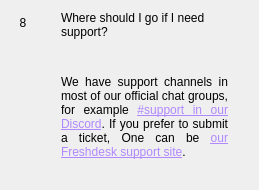
                  <widget class="QWidget" name="widgetFaq8" native="true">
                   <layout class="QHBoxLayout" name="horizontalpage_8" stretch="0,1">
                    <item alignment="Qt::AlignTop">
                     <widget class="QLabel" name="labelNumber8">
                      <property name="minimumSize">
                       <size>
                        <width>24</width>
                        <height>24</height>
                       </size>
                      </property>
                      <property name="maximumSize">
                       <size>
                        <width>16777215</width>
                        <height>24</height>
                       </size>
                      </property>
                      <property name="text">
                       <string>8</string>
                      </property>
                      <property name="alignment">
                       <set>Qt::AlignCenter</set>
                      </property>
                     </widget>
                    </item>
                    <item>
                     <layout class="QVBoxLayout" name="verticalLayoutpage_8">
                      <property name="leftMargin">
                       <number>20</number>
                      </property>
                      <property name="rightMargin">
                       <number>20</number>
                      </property>
                      <item>
                       <widget class="QLabel" name="labelSubtitle8">
                        <property name="text">
                         <string>Where should I go if I need support?</string>
                        </property>
                        <property name="wordWrap">
                         <bool>true</bool>
                        </property>
                       </widget>
                      </item>
                      <item>
                       <spacer name="verticalSpacer_80">
                        <property name="orientation">
                         <enum>Qt::Vertical</enum>
                        </property>
                        <property name="sizeType">
                         <enum>QSizePolicy::Fixed</enum>
                        </property>
                        <property name="sizeHint" stdset="0">
                         <size>
                          <width>20</width>
                          <height>30</height>
                         </size>
                        </property>
                       </spacer>
                      </item>
                      <item>
                       <widget class="QLabel" name="labelContent8">
                        <property name="text">
                         <string>
                           &lt;html&gt;&lt;head/&gt;&lt;body&gt;&lt;p align=&quot;justify&quot;&gt;
                           We have support channels in most of our official chat groups, for example
                           &lt;a style='color: #b088ff' href='https://discord.PIVX.org'&gt;
                           #support in our Discord&lt;/a&gt;.
                           If you prefer to submit a ticket, One can be
                           &lt;a style='color: #b088ff' href='https://PIVX.freshdesk.com'&gt;
                           our Freshdesk support site&lt;/a&gt;.
                           &lt;/p&gt;&lt;/body&gt;&lt;/html&gt;
                         </string>
                        </property>
                        <property name="alignment">
                         <set>Qt::AlignLeading|Qt::AlignLeft|Qt::AlignTop</set>
                        </property>
                        <property name="wordWrap">
                         <bool>true</bool>
                        </property>
                       </widget>
                      </item>
                      <item>
                       <spacer name="verticalSpacer_81">
                        <property name="orientation">
                         <enum>Qt::Vertical</enum>
                        </property>
                        <property name="sizeHint" stdset="0">
                         <size>
                          <width>20</width>
                          <height>20</height>
                         </size>
                        </property>
                       </spacer>
                      </item>
                     </layout>
                    </item>
                   </layout>
                  </widget>
